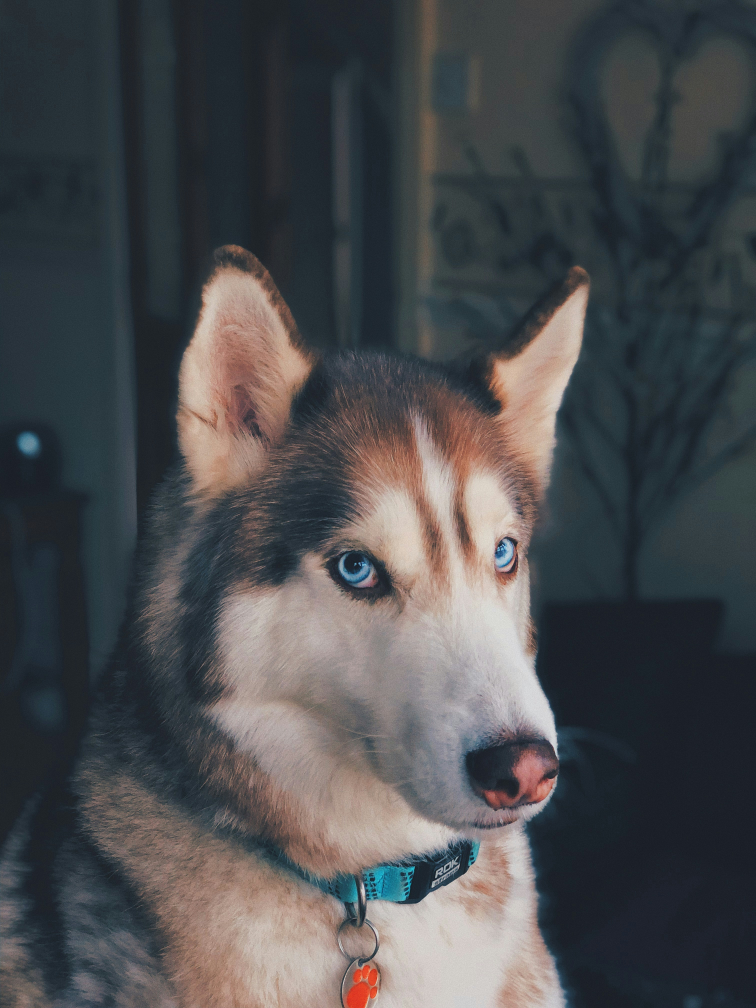
#> input picture assets/dog.jpg, 3024 x 4032 px (shown at 1/4 size)
$ python 'gradients(edgeDetection).py'   (older library calls are emulated)
#> lines starting #> are read from the running program, lines starting #| are printed output that depends on the picture; after the words box and inside, x2 and y2 are one past the last pixel; in counts of white or black regions, pixels touching at a corner belong together
import cv2
import numpy as np

img = cv2.resize(cv2.imread('./assets/dog.jpg'), (0, 0), fx=0.5, fy=0.2)
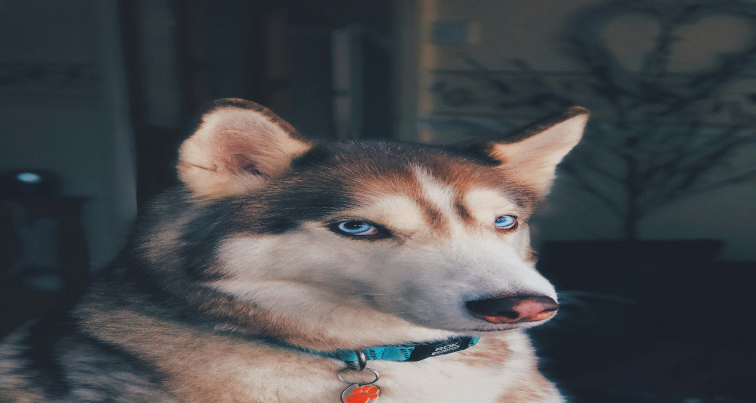
#> img: shape (806, 1512, 3) (shown at 1/2 size); mean B, G, R 79, 76.5, 75.3

gray = cv2.cvtColor(img, cv2.COLOR_BGR2GRAY)
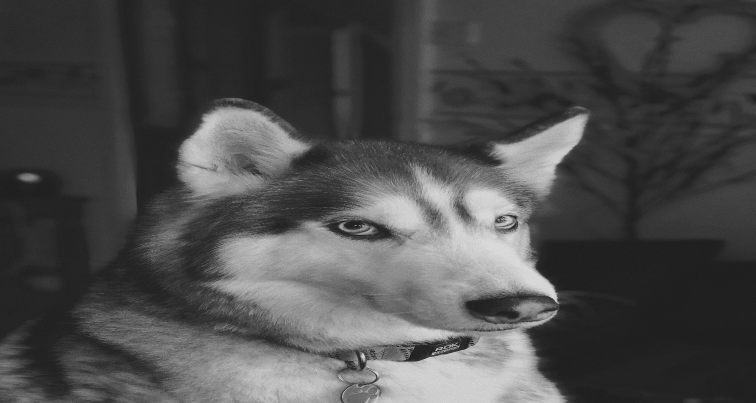
#> gray: shape (806, 1512) (shown at 1/2 size); min 26, max 226, mean 76.4

# Laplacian Edge Detection method
lap = cv2.Laplacian(gray, cv2.CV_64F)
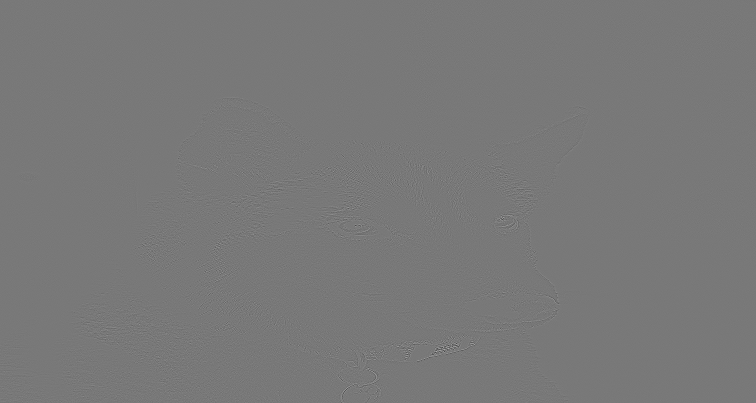
#> lap: shape (806, 1512) float64 (shown at 1/2 size); min -354, max 393, mean 0; drawn with min black and max white
lap = np.uint8(np.absolute(lap))
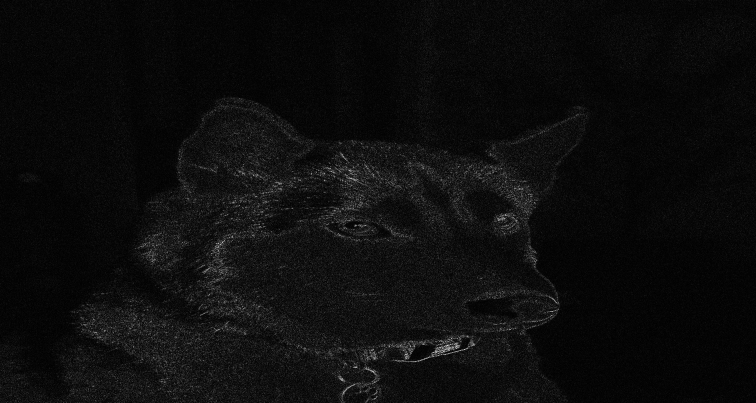
#> lap: shape (806, 1512) (shown at 1/2 size); min 0, max 255, mean 12.6
cv2.imshow("lap", lap)

# Sobel
sobelx = cv2.Sobel(gray, cv2.CV_64F, 1, 0)
sobely = cv2.Sobel(gray, cv2.CV_64F, 0, 1)
combine_sobel = cv2.bitwise_or(sobelx, sobely)
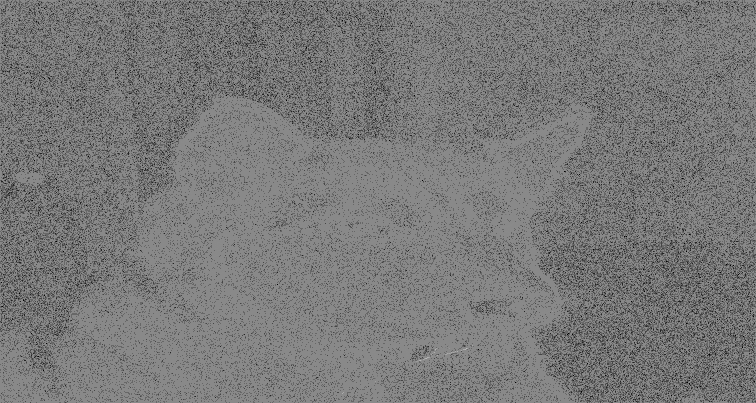
#> combine_sobel: shape (806, 1512) float64 (shown at 1/2 size); 11.84% of the values are NaN or infinite; the others: min -103936, max 88448, mean -27.59; drawn with min black, max white, NaN and infinite black
cv2.imshow("Combined Sobel", combine_sobel)
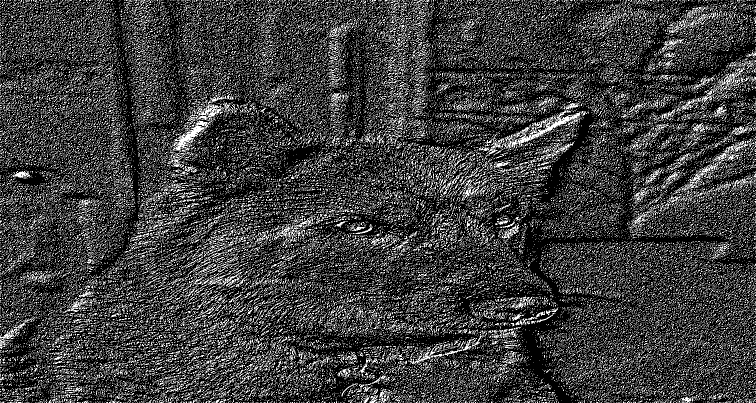
#> window 'Combined Sobel': shape (806, 1512) (shown at 1/2 size); 23.9% white in thin lines or dots

canny = cv2.Canny(gray, 150, 175)
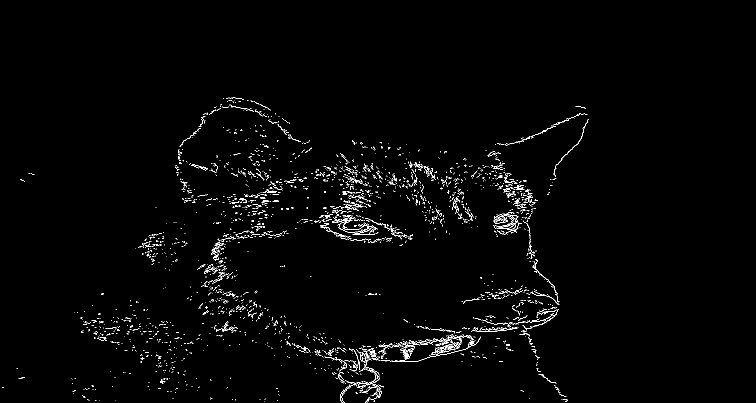
#> canny: shape (806, 1512) (shown at 1/2 size); 1.4% white in thin lines or dots, all inside (x1, y1, x2, y2) = (4, 195, 1178, 806)
cv2.imshow("canny", canny)

print(cv2.CV_64F, 'cv2.CV_64F')

cv2.waitKey(0)
